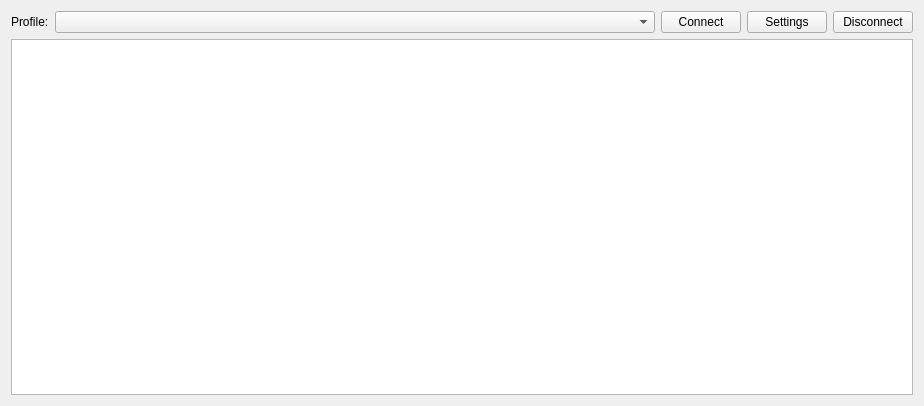
<?xml version="1.0" encoding="UTF-8"?>
<ui version="4.0">
 <class>ConnectTab</class>
 <widget class="QWidget" name="ConnectTab">
  <property name="geometry">
   <rect>
    <x>0</x>
    <y>0</y>
    <width>924</width>
    <height>406</height>
   </rect>
  </property>
  <property name="windowTitle">
   <string>Form</string>
  </property>
  <layout class="QGridLayout" name="gridLayout">
   <item row="0" column="0">
    <layout class="QHBoxLayout" name="horizontalLayout">
     <item>
      <widget class="QLabel" name="profileLabel">
       <property name="text">
        <string>Profile:</string>
       </property>
      </widget>
     </item>
     <item>
      <widget class="QComboBox" name="profileCombobox">
       <property name="sizePolicy">
        <sizepolicy hsizetype="Preferred" vsizetype="Fixed">
         <horstretch>1</horstretch>
         <verstretch>0</verstretch>
        </sizepolicy>
       </property>
      </widget>
     </item>
     <item>
      <widget class="QPushButton" name="connectButton">
       <property name="text">
        <string>Connect</string>
       </property>
      </widget>
     </item>
     <item>
      <widget class="QPushButton" name="settingsButton">
       <property name="text">
        <string>Settings</string>
       </property>
      </widget>
     </item>
     <item>
      <widget class="QPushButton" name="disconnectButton">
       <property name="text">
        <string>Disconnect</string>
       </property>
      </widget>
     </item>
    </layout>
   </item>
   <item row="1" column="0">
    <widget class="QTableView" name="cpuTableView">
     <property name="selectionBehavior">
      <enum>QAbstractItemView::SelectRows</enum>
     </property>
     <attribute name="horizontalHeaderCascadingSectionResizes">
      <bool>true</bool>
     </attribute>
     <attribute name="horizontalHeaderShowSortIndicator" stdset="0">
      <bool>true</bool>
     </attribute>
     <attribute name="horizontalHeaderStretchLastSection">
      <bool>true</bool>
     </attribute>
     <attribute name="verticalHeaderVisible">
      <bool>false</bool>
     </attribute>
    </widget>
   </item>
  </layout>
 </widget>
 <resources/>
 <connections/>
</ui>
